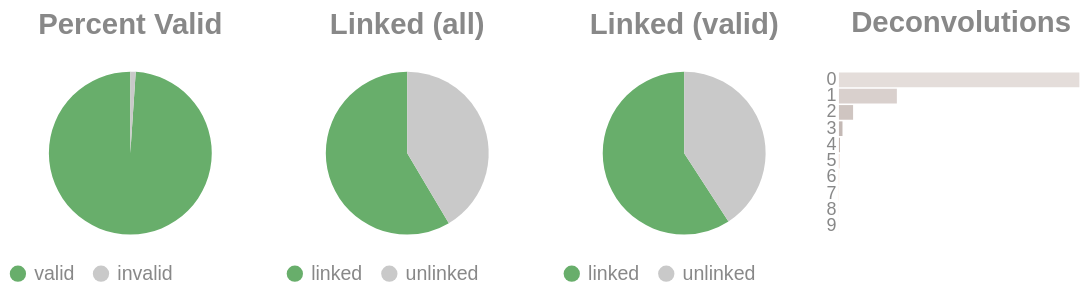

The notebook cell this image was saved under:
### Code cell
if SKIPLR:
    pass
else:
    clash = Counter()
    for i in valids['molecule'].to_list():
        _mol = i.split("-")
        if len(_mol) == 1:
            clash.update('0')
        else:
            clash.update(_mol[-1])

    _d = {"deconvolutions": [], 'count': []}
    for k,v in clash.items():
        _d['deconvolutions'].append(k)
        _d['count'].append(v)

    tot_valid = valids['reads'].sum()
    mask = valids['reads'] >= 2
    n_linked_reads = valids.filter(mask)['reads'].sum()
    if n_linked_reads == 0:
        print_html("No linked molecules (>=2 reads) were detected; skipping linked-only distributions.")
        SKIPLR = True
    else:
        perc_valid = round(tot_valid / n_reads, 4)
        linked_perc_abs = round(n_linked_reads / n_reads, 4)
        linked_perc = round(n_linked_reads / tot_valid, 4)

    _valid = pl.DataFrame({"valids": ['valid', 'invalid'], "count": [tot_valid, n_reads - tot_valid]})
    _linked_abs = pl.DataFrame({"linked (absolute)": ['linked', 'unlinked'], "count": [n_linked_reads, n_reads - n_linked_reads]})
    _linked_rel = pl.DataFrame({"linked (valids)": ['linked', 'unlinked'], "count": [n_linked_reads, tot_valid - n_linked_reads]})

    (
        alt.hconcat(
            piechart(_valid, goodval = 'valid', title = "Percent Valid"),
            piechart(_linked_abs, goodval = "linked", title =  "Linked (all)"),
            piechart(_linked_rel, goodval = "linked", title =  "Linked (valid)"),
            convolutionbar(pl.DataFrame(_d), title = "Deconvolutions"),
            center = True,
            bounds = 'flush'
        )
        .resolve_scale(color='independent')
        .resolve_legend('independent')
        .properties(usermeta={'embedOptions': {"actions": False}})
    ).display()

### Figure 1 — Vega-Lite specification as saved in the notebook (floating-point values rounded to 4 significant figures)
{"width": "container", "height": 400, "config": {"title": {"anchor": "start", "dy": -15, "fontSize": 18, "color": "#888888", "subtitleColor": "#888888", "subtitleFontSize": 14}, "arc": {"fill": "#0072B2"}, "axis": {"domainColor": "#888888", "domainWidth": 0.5, "gridWidth": 0.2, "grid": false, "titleFontWeight": 400, "titleFontSize": 15, "labelFontSize": 11, "labelColor": "#888888", "tickColor": "#888888", "tickWidth": 0.2, "titleColor": "#888888"}, "axisBand": {"grid": false}, "axisX": {"grid": true, "tickSize": 10, "domainCap": "round"}, "axisY": {"domain": false, "grid": true, "tickSize": 0, "domainCap": "round"}, "background": "transparent", "header": {"labelFontSize": 15, "labelColor": "#888888", "titleFontSize": 15, "titleFontWeight": 600, "titleColor": "#888888"}, "legend": {"labelFont": "sans-serif", "labelFontSize": 12, "labelColor": "#888888", "symbolSize": 100, "symbolType": "circle", "titleFontSize": 12, "titlePadding": 10, "titleColor": "#888888", "title": null}, "range": {"category": ["#E69F00", "#56B4E9", "#009E73", "#F0E442", "#0072B2", "#D55E00", "#CC79A7", "#000000"], "diverging": ["#cfe8f3", "#a2d4ec", "#73bfe2", "#46abdb", "#1696d2", "#12719e"]}, "area": {"fill": "#0072B2", "fillOpacity": 0.7, "line": true, "strokeOpacity": 0.7}, "line": {"color": "#0072B2", "stroke": "#0072B2", "strokeWidth": 2}, "trail": {"color": "#0072B2", "stroke": "#0072B2", "strokeWidth": 0, "size": 1}, "point": {"filled": true, "fillOpacity": 1.0, "size": 95}, "text": {"color": "#888888", "fontSize": 11, "align": "right", "fontWeight": 400, "size": 11}, "bar": {"fill": "#0072B2", "stroke": null}, "view": {"stroke": null, "continuousWidth": 660, "continuousHeight": 400}}, "hconcat": [{"data": {"name": "data-d11d696055c5ad8fb642bd0994d68a41"}, "mark": {"type": "arc"}, "encoding": {"color": {"field": "valids", "legend": {"orient": "bottom", "title": null}, "scale": {"domain": ["valid", "invalid"], "range": ["#68ae6b", "#C9C9C9"]}, "title": "Valids", "type": "nominal"}, "theta": {"field": "count", "type": "quantitative"}, "tooltip": [{"field": "valids", "title": "Valids", "type": "ordinal"}, {"field": "percent", "format": ".2%", "title": "Percent", "type": "quantitative"}, {"field": "count", "title": "Count", "type": "quantitative"}]}, "height": 100, "title": {"text": "Percent Valid", "align": "center", "anchor": "middle"}, "transform": [{"calculate": "datum.count / 14482255", "as": "percent"}], "width": 150}, {"data": {"name": "data-767958727b761b8d0e1ea57a43f32696"}, "mark": {"type": "arc"}, "encoding": {"color": {"field": "linked (absolute)", "legend": {"orient": "bottom", "title": null}, "scale": {"domain": ["linked", "unlinked"], "range": ["#68ae6b", "#C9C9C9"]}, "title": "Linked (Absolute)", "type": "nominal"}, "theta": {"field": "count", "type": "quantitative"}, "tooltip": [{"field": "linked (absolute)", "title": "Linked (Absolute)", "type": "ordinal"}, {"field": "percent", "format": ".2%", "title": "Percent", "type": "quantitative"}, {"field": "count", "title": "Count", "type": "quantitative"}]}, "height": 100, "title": {"text": "Linked (all)", "align": "center", "anchor": "middle"}, "transform": [{"calculate": "datum.count / 14482255", "as": "percent"}], "width": 150}, {"data": {"name": "data-d0f8c5b357b30a2137e9327e502d1bdb"}, "mark": {"type": "arc"}, "encoding": {"color": {"field": "linked (valids)", "legend": {"orient": "bottom", "title": null}, "scale": {"domain": ["linked", "unlinked"], "range": ["#68ae6b", "#C9C9C9"]}, "title": "Linked (Valids)", "type": "nominal"}, "theta": {"field": "count", "type": "quantitative"}, "tooltip": [{"field": "linked (valids)", "title": "Linked (Valids)", "type": "ordinal"}, {"field": "percent", "format": ".2%", "title": "Percent", "type": "quantitative"}, {"field": "count", "title": "Count", "type": "quantitative"}]}, "height": 100, "title": {"text": "Linked (valid)", "align": "center", "anchor": "middle"}, "transform": [{"calculate": "datum.count / 14328881", "as": "percent"}], "width": 150}, {"data": {"name": "data-973886b4584bb22db20b68c4663cde2a"}, "mark": {"type": "bar"}, "encoding": {"color": {"field": "deconvolutions", "legend": null, "scale": {"scheme": "lightgreyred"}, "type": "nominal"}, "tooltip": [{"field": "deconvolutions", "title": "Deconvolutions", "type": "ordinal"}, {"field": "percent", "format": ".2%", "title": "Percent", "type": "quantitative"}, {"field": "count", "title": "Count", "type": "quantitative"}], "x": {"axis": null, "field": "count", "type": "quantitative"}, "y": {"field": "deconvolutions", "sort": "ascending", "title": null, "type": "nominal"}}, "height": 100, "title": {"text": "Deconvolutions", "align": "center", "anchor": "middle"}, "transform": [{"calculate": "datum.count / 8445014", "as": "percent"}], "width": 150}], "bounds": "flush", "center": true, "resolve": {"legend": {"angle": "independent"}, "scale": {"color": "independent"}}, "usermeta": {"embedOptions": {"actions": false}}, "$schema": "https://vega.github.io/schema/vega-lite/v6.4.1.json", "datasets": {"data-d11d696055c5ad8fb642bd0994d68a41": [{"valids": "valid", "count": 14328881}, {"valids": "invalid", "count": 153374}], "data-767958727b761b8d0e1ea57a43f32696": [{"linked (absolute)": "linked", "count": 8476094}, {"linked (absolute)": "unlinked", "count": 6006161}], "data-d0f8c5b357b30a2137e9327e502d1bdb": [{"linked (valids)": "linked", "count": 8476094}, {"linked (valids)": "unlinked", "count": 5852787}], "data-973886b4584bb22db20b68c4663cde2a": [{"deconvolutions": "0", "count": 6396064}, {"deconvolutions": "1", "count": 1540894}, {"deconvolutions": "2", "count": 376440}, {"deconvolutions": "3", "count": 94481}, {"deconvolutions": "4", "count": 25218}, {"deconvolutions": "5", "count": 7538}, {"deconvolutions": "6", "count": 2609}, {"deconvolutions": "7", "count": 1044}, {"deconvolutions": "8", "count": 483}, {"deconvolutions": "9", "count": 243}]}}
